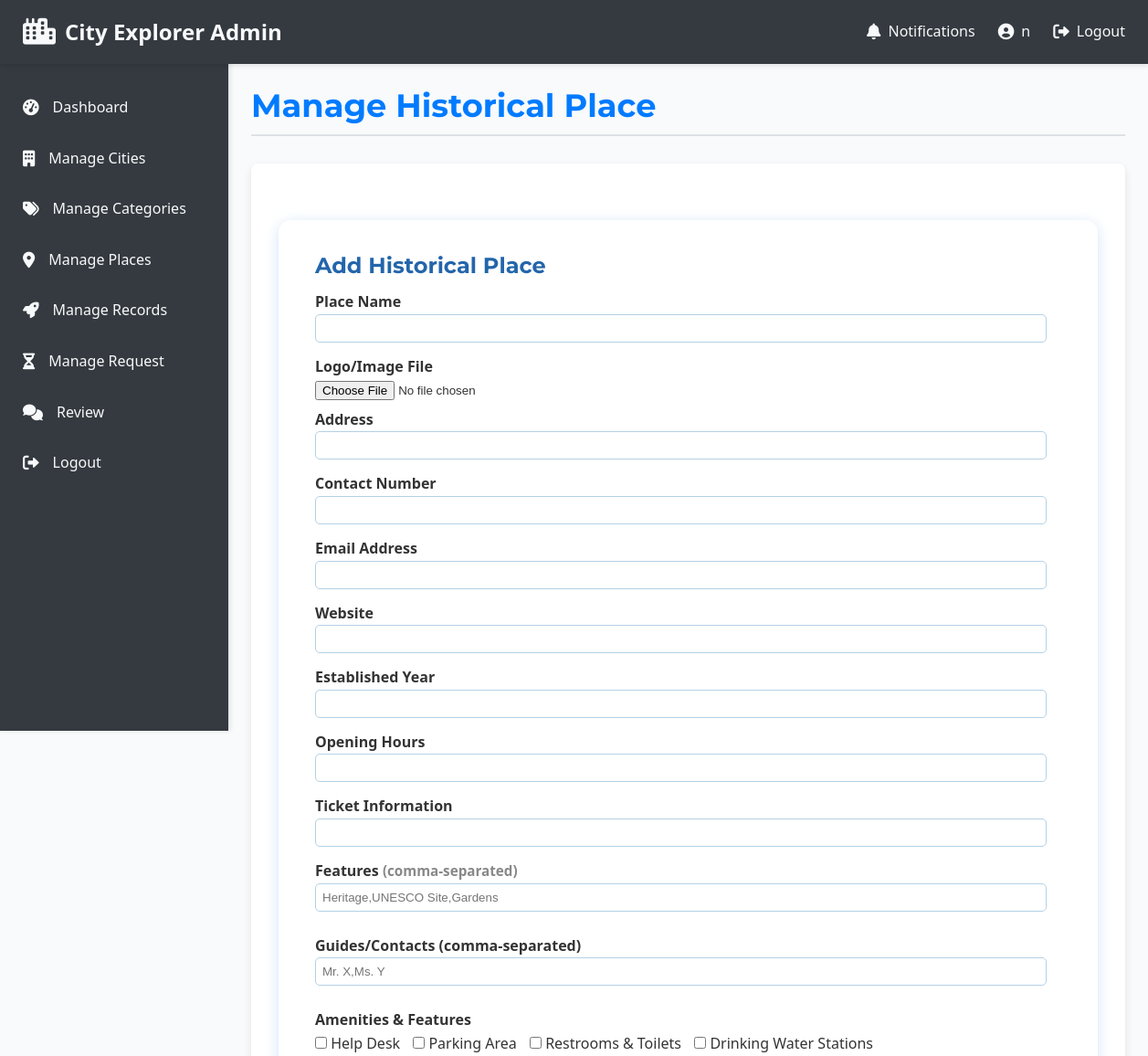
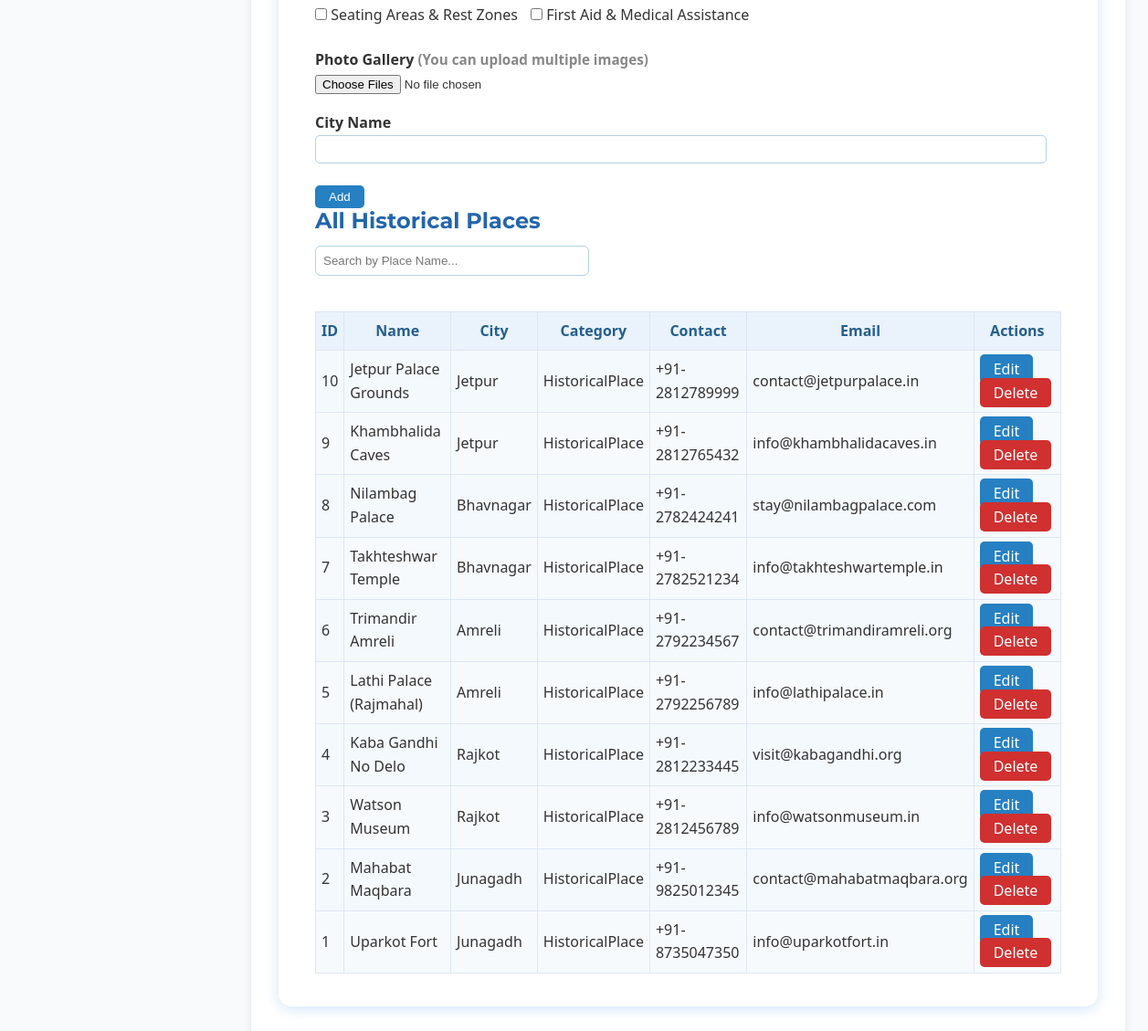
/admin/manage_historical_place.php (signed in), run on the app's committed database (2 pictures, top to bottom).
### tables this page shows
CREATE TABLE `h_p` (
  `id` int(11) NOT NULL,
  `name` varchar(180) NOT NULL,
  `img` varchar(255) DEFAULT NULL,
  `address` varchar(255) DEFAULT NULL,
  `city_name` varchar(90) DEFAULT NULL,
  `cat_name` varchar(90) DEFAULT NULL,
  `contact` varchar(50) DEFAULT NULL,
  `email` varchar(120) DEFAULT NULL,
  `website` varchar(200) DEFAULT NULL,
  `established` varchar(50) DEFAULT NULL,
  `opening_hours` varchar(90) DEFAULT NULL,
  `ticket_info` varchar(200) DEFAULT NULL,
  `features` text DEFAULT NULL,
  `guides` text DEFAULT NULL,
  `gallery` text DEFAULT NULL,
  `hostel` varchar(50) DEFAULT NULL,
  `transport` varchar(50) DEFAULT NULL,
  `library` varchar(50) DEFAULT NULL,
  `sports` varchar(50) DEFAULT NULL,
  `cafeteria` varchar(50) DEFAULT NULL,
  `disabled_friendly` varchar(50) DEFAULT NULL,
  `created_at` timestamp NOT NULL DEFAULT current_timestamp(),
  `user_email` varchar(120) DEFAULT NULL
);

### admin/manage_historical_place.php (the view, shortened to what this page needs)
<?php
require_once 'includes/admin_header.php';
$host = 'localhost'; $dbname = 'project'; $user = 'root'; $pass = '';
$conn = mysqli_connect($host, $user, $pass, $dbname);
$editing = false;
$res = mysqli_query($conn, "SELECT * FROM h_p ORDER BY id DESC");
$rows = [];
while($r = mysqli_fetch_assoc($res)) $rows[] = $r;
?>
<!DOCTYPE html>
<html>
<head>
</head>
<body>
<div class="container">
    <h2><?= $editing ? "Edit Historical Place" : "Add Historical Place" ?></h2>
    <form method="post" enctype="multipart/form-data" id="hpForm">
        <label>Place Name</label>
        <input type="text" name="name" required value="<?= htmlspecialchars($editing?$row['name']:'') ?>">
        <label>Logo/Image File</label>
        <input type="file" name="img" accept="image/*">
        <label>Address</label>
        <input type="text" name="address" value="<?= htmlspecialchars($editing?$row['address']:'') ?>">
        <label>Contact Number</label>
        <input type="text" name="contact" value="<?= htmlspecialchars($editing?$row['contact']:'') ?>">
        <label>Email Address</label>
        <input type="email" name="email" value="<?= htmlspecialchars($editing?$row['email']:'') ?>">
        <label>Website</label>
        <input type="text" name="website" value="<?= htmlspecialchars($editing?$row['website']:'') ?>">
        <label>Established Year</label>
        <input type="text" name="established" value="<?= htmlspecialchars($editing?$row['established']:'') ?>">
        <label>Opening Hours</label>
        <input type="text" name="opening_hours" value="<?= htmlspecialchars($editing?$row['opening_hours']:'') ?>">
        <label>Ticket Information</label>
        <input type="text" name="ticket_info" value="<?= htmlspecialchars($editing?$row['ticket_info']:'') ?>">
        <div class="form-section">
            <label>Features <span class="small">(comma-separated)</span></label>
            <input type="text" name="features[]" value="<?= htmlspecialchars($editing?str_replace(',',',',$row['features']??''):'') ?>" placeholder="Heritage,UNESCO Site,Gardens">
        </div>
        <div class="form-section">
            <label>Guides/Contacts (comma-separated)</label>
            <input type="text" name="guides[]" value="<?= htmlspecialchars($editing?str_replace(',',',',$row['guides']??''):'') ?>" placeholder="Mr. X,Ms. Y">
        </div>
        <div class="form-section">
            <label>Amenities & Features</label>
            <div class="yesno inline"><input type="checkbox" name="hostel" value="Help Desk" <?= $editing && $row['hostel']=='Help Desk'?'checked':'' ?>> Help Desk</div>
            <div class="yesno inline"><input type="checkbox" name="transport" value="Parking Area" <?= $editing && $row['transport']=='Parking Area'?'checked':'' ?>> Parking Area</div>
            <div class="yesno inline"><input type="checkbox" name="library" value="Restrooms & Toilets" <?= $editing && $row['library']=='Restrooms & Toilets'?'checked':'' ?>> Restrooms & Toilets</div>
            <div class="yesno inline"><input type="checkbox" name="sports" value="Drinking Water Stations" <?= $editing && $row['sports']=='Drinking Water Stations'?'checked':'' ?>> Drinking Water Stations</div>
            <div class="yesno inline"><input type="checkbox" name="cafeteria" value="Seating Areas & Rest Zones" <?= $editing && $row['cafeteria']=='Seating Areas & Rest Zones'?'checked':'' ?>> Seating Areas & Rest Zones</div>
            <div class="yesno inline"><input type="checkbox" name="disabled_friendly" value="First Aid & Medical Assistance" <?= $editing && $row['disabled_friendly']=='First Aid & Medical Assistance'?'checked':'' ?>> First Aid & Medical Assistance</div>
        </div>
        <div class="form-section">
            <label>Photo Gallery <span class="small">(You can upload multiple images)</span></label>
            <input type="file" name="gallery[]" accept="image/*" multiple>
        </div>
        <label>City Name</label>
        <input type="text" name="city_name" value="<?= htmlspecialchars($editing?$row['city_name']:'') ?>">
        <div class="actions">
            <button class="btn" type="submit" name="save"><?= $editing ? 'Update' : 'Add' ?></button>
        </div>
    </form>
    <h2>All Historical Places</h2>
    <input type="text" id="searchBar" placeholder="Search by Place Name..." onkeyup="filterTable()">
    <table id="placeTable">
        <tr>
            <th>ID</th><th>Name</th><th>City</th><th>Category</th><th>Contact</th><th>Email</th><th>Actions</th>
        </tr>
        <?php foreach($rows as $r): ?>
            <tr>
                <td><?= $r['id'] ?></td>
                <td><?= htmlspecialchars($r['name']) ?></td>
                <td><?= htmlspecialchars($r['city_name']) ?></td>
                <td><?= htmlspecialchars($r['cat_name']) ?></td>
                <td><?= htmlspecialchars($r['contact']) ?></td>
                <td><?= htmlspecialchars($r['email']) ?></td>
                <td>
                    <a class="btn" href="?edit=<?= $r['id'] ?>">Edit</a>
                    <a class="btn btn-danger" href="?del=<?= $r['id'] ?>" onclick="return confirm('Delete this record?')">Delete</a>
                </td>
            </tr>
        <?php endforeach; ?>
    </table>
</div>
</body>
</html>

### admin/css/admin.css (style rules this page uses)
:root { --admin-primary: #007bff; --admin-secondary: #6c757d; --admin-success: #28a745; --admin-danger: #dc3545; --admin-warning: #ffc107; --admin-info: #17a2b8; --admin-bg-light: #f8f9fa; --admin-bg-dark: #343a40; --admin-text-dark: #333; --admin-text-light: #f8f9fa; --admin-border-color: #dee2e6; --admin-card-bg: #ffffff; --admin-shadow: rgba(0, 0, 0, 0.1); --admin-font-body: 'Roboto', sans-serif; --admin-font-heading: 'Montserrat', sans-serif; }
*, *::before, *::after { box-sizing: border-box; margin: 0; padding: 0; }
body { font-family: var(--admin-font-body); line-height: 1.6; color: var(--admin-text-dark); background-color: var(--admin-bg-light); -webkit-font-smoothing: antialiased; }
a { color: var(--admin-primary); text-decoration: none; transition: color 0.3s ease; }
h1, h2, h3, h4, h5, h6 { font-family: var(--admin-font-heading); color: var(--admin-text-dark); margin-bottom: 0.5em; line-height: 1.2; }

### admin/manage_historical_place.php (style rules this page uses)
body { background: #f8fafc; font-family: Segoe UI,Arial; }
.container { max-width: 1020px; margin: 32px auto; background: #fff; padding: 36px 40px; border-radius: 14px; box-shadow: 0 3px 16px #d2e5f9; }
h2 { color: #2365ab; }
form input[type=text], form input[type=email], form textarea { width: 98%; padding: 7px; border: 1px solid #b4d1e5; border-radius: 5px; margin-bottom: 7px; }
label { font-weight:bold; margin-top:7px; display:block; }
.form-section { margin-bottom: 18px; }
.yesno { margin-bottom: 5px; }
.actions { margin-top: 16px; }
.actions button { margin-right: 8px; }
table { border-collapse: collapse; width: 100%; margin-top: 24px; background: #f7fafc; }
th, td { border: 1px solid #dde7f4; padding: 8px 6px; }
th { background: #eaf2fb; color: #245f8e; }
tr:nth-child(even) { background: #f4f9fd; }
.btn { padding: 5px 15px; border-radius: 5px; border: 0; background: #2680c2; color: #fff; cursor: pointer; }
.btn-danger { background: #d03030; }
.small { font-size: 0.95em; color: #888; }
.inline { display: inline-block; margin-right: 10px; }
#searchBar { margin-bottom: 15px; padding: 8px; width: 300px; border-radius: 6px; border: 1px solid #b4d1e5; }

### data on the page
h_p: id "10", name "Jetpur Palace Grounds", city_name "Jetpur", cat_name "HistoricalPlace", contact "+91-2812789999", email "contact@jetpurpalace.in"
h_p: id "9", name "Khambhalida Caves", city_name "Jetpur", cat_name "HistoricalPlace", contact "+91-2812765432", email "info@khambhalidacaves.in"
h_p: id "8", name "Nilambag Palace", city_name "Bhavnagar", cat_name "HistoricalPlace", contact "+91-2782424241", email "stay@nilambagpalace.com"
h_p: id "7", name "Takhteshwar Temple", city_name "Bhavnagar", cat_name "HistoricalPlace", contact "+91-2782521234", email "info@takhteshwartemple.in"
h_p: id "6", name "Trimandir Amreli", city_name "Amreli", cat_name "HistoricalPlace", contact "+91-2792234567", email "contact@trimandiramreli.org"
h_p: id "5", name "Lathi Palace (Rajmahal)", city_name "Amreli", cat_name "HistoricalPlace", contact "+91-2792256789", email "info@lathipalace.in"
h_p: id "4", name "Kaba Gandhi No Delo", city_name "Rajkot", cat_name "HistoricalPlace", contact "+91-2812233445", email "visit@kabagandhi.org"
h_p: id "3", name "Watson Museum", city_name "Rajkot", cat_name "HistoricalPlace", contact "+91-2812456789", email "info@watsonmuseum.in"
h_p: id "2", name "Mahabat Maqbara", city_name "Junagadh", cat_name "HistoricalPlace", contact "+91-9825012345", email "contact@mahabatmaqbara.org"
h_p: id "1", name "Uparkot Fort", city_name "Junagadh", cat_name "HistoricalPlace", contact "+91-8735047350", email "info@uparkotfort.in"

### other printed values
$_SESSION['admin_username'] "n"
$page_title "Manage Historical Place"
